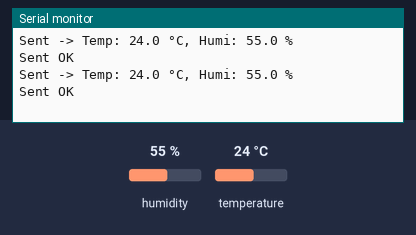
Simulated run of this program. Board: ESP32. Shown: the last lines printed to the serial monitor. The test bench sets the inputs (shaded band); at power-on: humidity 55 %, temperature 24 °C.

Above: at 3.8 s.
3.9 s: humidity set to 22 %
At 7.0 s:
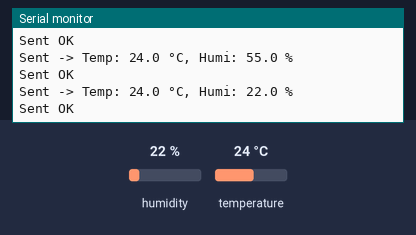
7.8 s: temperature set to 12 °C
At 10.2 s:
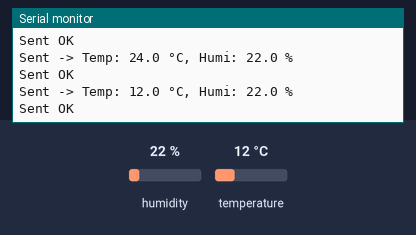
11.7 s: humidity set to 40 %
At 13.3 s:
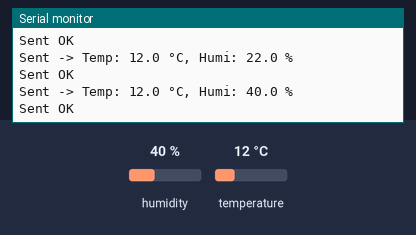
Timing chart, 0 to 14.8 s (numbered marks = the images above; inputs shaded):
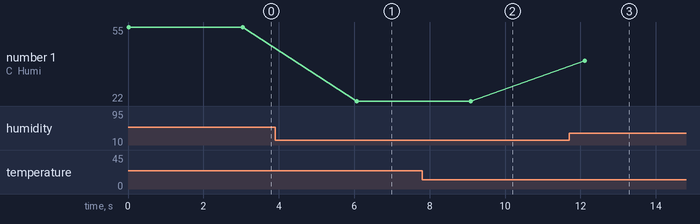

The program:

main.cpp
```cpp
#include <WiFi.h>
#include <esp_now.h>
#include <DHT.h>

#define DHTPIN 4
#define DHTTYPE DHT11
DHT dht(DHTPIN, DHTTYPE);

// MAC của ESP32 nhận
uint8_t peerMac[] = {0xEC, 0xE3, 0x34, 0x14, 0x79, 0x84};

struct Payload {
  float temp;
  float humi;
};

void onSent(const uint8_t*, esp_now_send_status_t status) {
  Serial.println(status == ESP_NOW_SEND_SUCCESS ? "Sent OK" : "Sent FAIL");
}

void setup() {
  Serial.begin(115200);
  WiFi.mode(WIFI_STA);
  dht.begin();

  if (esp_now_init() != ESP_OK) {
    Serial.println("ESP-NOW init failed");
    return;
  }

  esp_now_register_send_cb(onSent);

  esp_now_peer_info_t peer{};
  memcpy(peer.peer_addr, peerMac, 6);
  peer.channel = 0;
  peer.encrypt = false;
  if (esp_now_add_peer(&peer) != ESP_OK) {
    Serial.println("Failed to add peer");
    return;
  }
}

void loop() {
  float h = dht.readHumidity();
  float t = dht.readTemperature();

  if (isnan(h) || isnan(t)) {
    Serial.println("DHT read failed!");
    delay(2000);
    return;
  }

  Payload p{t, h};
  esp_err_t result = esp_now_send(peerMac, (uint8_t*)&p, sizeof(p));

  if (result == ESP_OK) {
    Serial.printf("Sent -> Temp: %.1f °C, Humi: %.1f %%\n", t, h);
  } else {
    Serial.printf("Error sending data: %d\n", result);
  }

  delay(3000);
}
```

Measured:
- after the input at 3.9 s, the serial monitor: prints a new line after 2.2 s (image 1)
- after the input at 7.8 s, the serial monitor: prints a new line after 1.3 s (image 2)
- after the input at 11.7 s, the serial monitor: prints a new line after 0.42 s (image 3)
- plotted number 1: 55 → 22 after the input at 3.9 s, 22 → 40 after the input at 11.7 s
